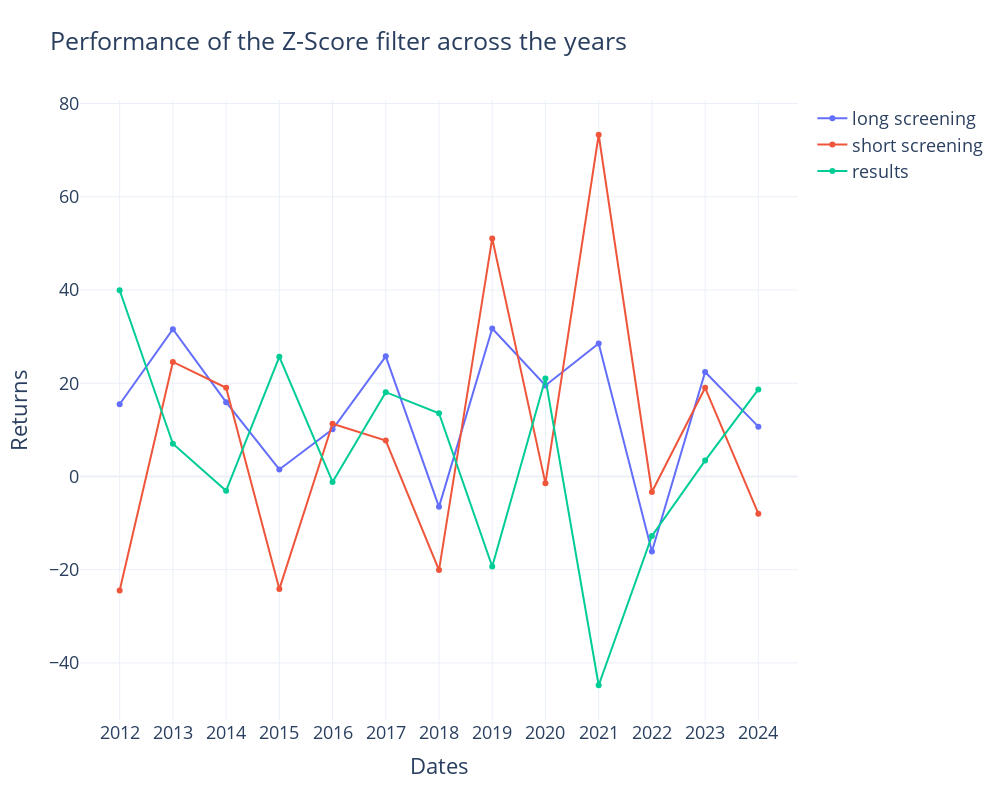

The notebook cell saved with this chart:
### Markdown cell above
The results for the z-score are also volatile across the years.

### Code cell
plot_returns(df_joined, "Performance of the Z-Score filter across the years")

### Figure 1 — Plotly figure (JSON) as saved in the notebook; plotly's stock layout.template omitted (floating-point values rounded to 4 significant figures)
{"data": [{"mode": "lines+markers", "name": "long screening", "type": "scatter", "x": ["2012", "2013", "2014", "2015", "2016", "2017", "2018", "2019", "2020", "2021", "2022", "2023", "2024"], "y": [15.49, 31.58, 15.94, 1.495, 10.13, 25.76, -6.521, 31.75, 19.51, 28.51, -16.09, 22.42, 10.68]}, {"mode": "lines+markers", "name": "short screening", "type": "scatter", "x": ["2012", "2013", "2014", "2015", "2016", "2017", "2018", "2019", "2020", "2021", "2022", "2023", "2024"], "y": [-24.46, 24.57, 19.03, -24.16, 11.3, 7.686, -20.09, 51.06, -1.48, 73.31, -3.336, 19.02, -7.997]}, {"mode": "lines+markers", "name": "results", "type": "scatter", "x": ["2012", "2013", "2014", "2015", "2016", "2017", "2018", "2019", "2020", "2021", "2022", "2023", "2024"], "y": [39.95, 7.01, -3.092, 25.66, -1.169, 18.08, 13.57, -19.31, 20.99, -44.8, -12.76, 3.402, 18.68]}], "layout": {"font": {"size": 18}, "height": 800, "title": {"text": "Performance of the Z-Score filter across the years"}, "width": 1000, "xaxis": {"title": {"text": "Dates"}}, "yaxis": {"title": {"text": "Returns"}}}}
